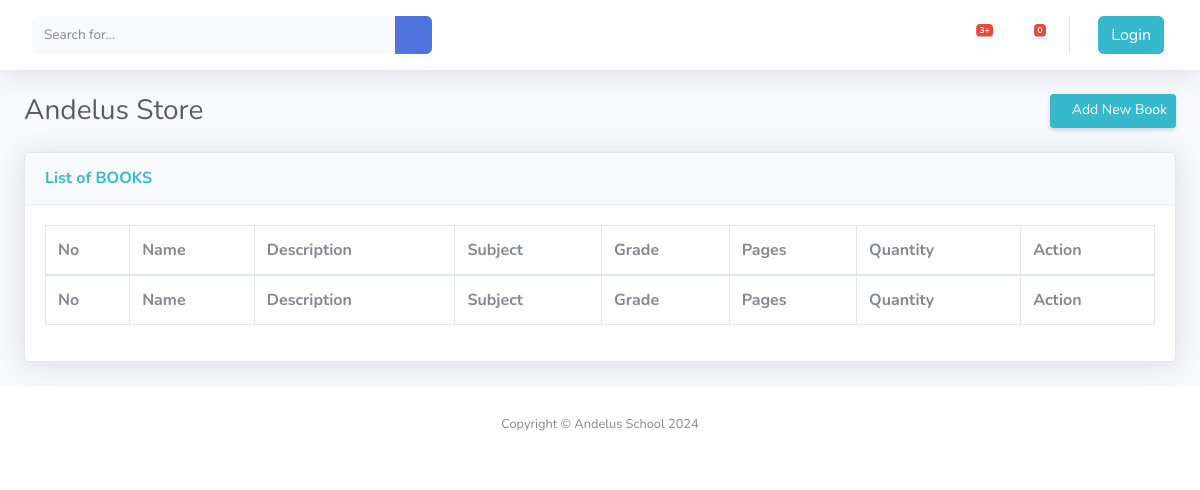
The page /store/book/ on the database as committed earlier.
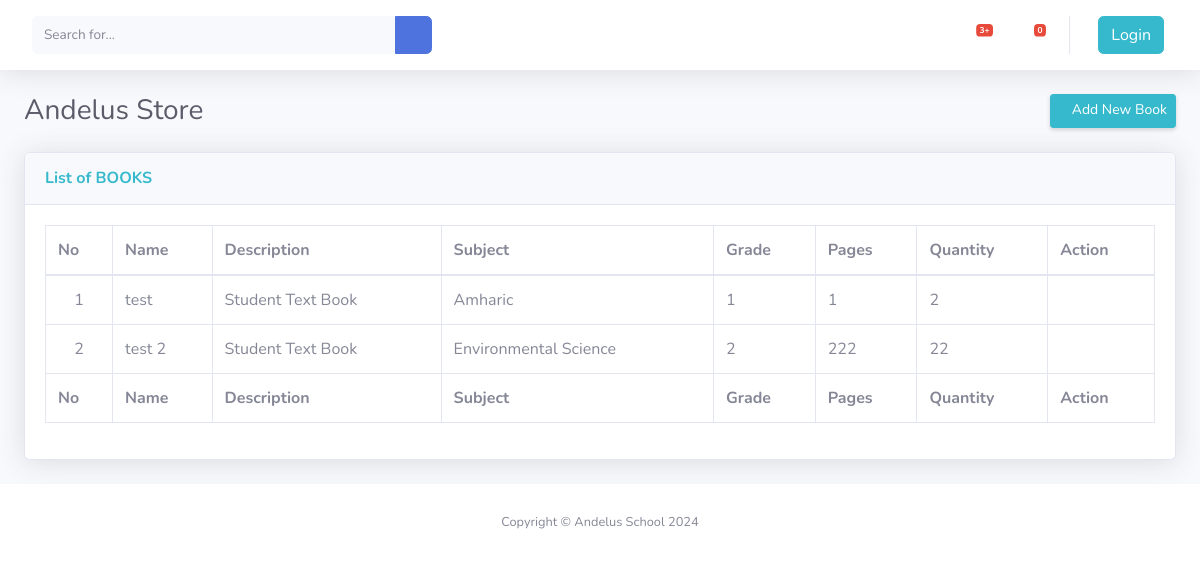
The same page on the database as committed later.
### store/models.py (models this page shows, shortened)
class Store(models.Model):
    books = models.ForeignKey(Book,on_delete=models.CASCADE, blank=True, null=True)
    items = models.ForeignKey(Item, on_delete=models.CASCADE,blank=True, null= True)
    quantity = models.IntegerField(default = 0)
    is_book = models.BooleanField(default=False)
    is_item = models.BooleanField(default=False)

class Book(models.Model):
    category = models.ForeignKey(Category, on_delete=models.CASCADE, default=1)
    description = models.CharField(max_length=200, default="", blank=True,null=True)
    image = models.ImageField(upload_to = 'uploads/book/')
    book_name = models.CharField(max_length=100)
    grade = models.CharField(max_length=50)
    pages = models.IntegerField()
    subject = models.CharField(max_length=255)

### store/views.py (the view)
# urls.py: path('book/', views.book_store, name='book_store'),
def book_store(request):
    page = 'book'
    book = Store.objects.filter(is_book = True)
    form = BookForm()
    context = {'books':book,'page':page, 'book_form': form}
    return render(request, 'store/store.html', context)

### store/forms.py
class BookForm(forms.ModelForm):
    class Meta:
        model = Book
        fields = ['book_name', 'description', 'grade', 'pages', 'subject', 'image']
    def __init__(self, *args, **kwargs):
        super(BookForm, self).__init__(*args, **kwargs)
        for field_name, field in self.fields.items():
            field.widget.attrs['class'] = 'form-control'
    book_name = forms.CharField(widget=forms.TextInput(attrs={'class': 'form-control'}))
    description = forms.CharField(widget=forms.Textarea(attrs={'class': 'form-control', 'rows': 3}))
    grade = forms.CharField(widget=forms.TextInput(attrs={'class': 'form-control'}))
    pages = forms.IntegerField(widget=forms.NumberInput(attrs={'class': 'form-control'}))
    subject = forms.CharField(widget=forms.TextInput(attrs={'class': 'form-control'}))
    image = forms.ImageField(widget=forms.ClearableFileInput(attrs={'class': 'custom-file-input'}))

### cart/cart.py (called while the page is built)
    def __len__(self):
		    return len(self.cart)

### cart/context_processors.py (called while the page is built)
def cart(request):
	return {'cart': Cart(request)}

### store/templates/store/store.html (shortened to what this page needs)
{% extends 'base.html' %}
{% block content %}
<div class="container-fluid">
     <div class="d-sm-flex align-items- justify-content-between mb-4">
       <h1 class="h3 mb-0 text-gray-800">Andelus Store </h1>
      {% if page == 'book' %}
      <a href="#"  data-toggle="modal" data-target="#add_new_book" class="d-none d-sm-inline-block btn btn-sm btn-info shadow-sm"><i
       class="fas fa-plus fa-sm text-white-50"></i> Add New Book</a>
       {% elif page == 'item' %}
     <a href="#"  data-toggle="modal" data-target="#add_new_item" class="d-none d-sm-inline-block btn btn-sm btn-info shadow-sm"><i
             class="fas fa-plus fa-sm text-white-50"></i> Add New Item</a>
     {% endif %}
 </div>
  {% if page == 'book' %}
  <div class="card shadow mb-4">
    <div class="card-header py-3">
      <h6 class="m-0 font-weight-bold text-info">List of BOOKS</h6>
    </div>
    <div class="card-body">
      <div class="table-responsive">
        <table
          class="table table-bordered"
          id="dataTable"
          width="100%"
          cellspacing="0"
        >
          <thead>
            <tr>
              <th>No</th>
              <th>Name</th>
              <th>Description</th>
              <th>Subject</th>
              <th>Grade</th>
              <th>Pages</th>
              <th>Quantity</th>
              <th>Action</th>
            </tr>
          </thead>
          <tfoot>
            <tr>
              <th>No</th>
              <th>Name</th>
              <th>Description</th>
              <th>Subject</th>
              <th>Grade</th>
              <th>Pages</th>
              <th>Quantity</th>
              <th>Action</th>
            </tr>
          </tfoot>
          <tbody>
            {% for book in books %}
            <tr>
              <td class="align-middle text-center">{{forloop.counter}}</td>
              <td class="align-middle text-">{{book.books.book_name}}</td>
              <td class="align-middle text-">{{book.books.description}}</td>
              <td class="align-middle text-">{{book.books.subject}}</td>
              <td class="align-middle text-">{{book.books.grade}}</td>
              <td class="align-middle text-">{{book.books.pages}}</td>
              <td class="align-middle text-">{{book.quantity}}</td>
              <td class="align-middle text-center">
              </td>
                </tr>
            {% endfor %}
          </tbody>
        </table>
      </div>
    </div>
  </div>
  {% endif %}
</div>
{% endblock %}

Rows that differ between the two databases and show on the page:
now on this page (row edited): Store: books.book_name "test", books.description "Student Text Book", books.subject "Amharic", books.grade "1", books.pages "1", quantity "2"
added Store: books.book_name "test 2", books.description "Student Text Book", books.subject "Environmental Science", books.grade "2", books.pages "222", quantity "22"
